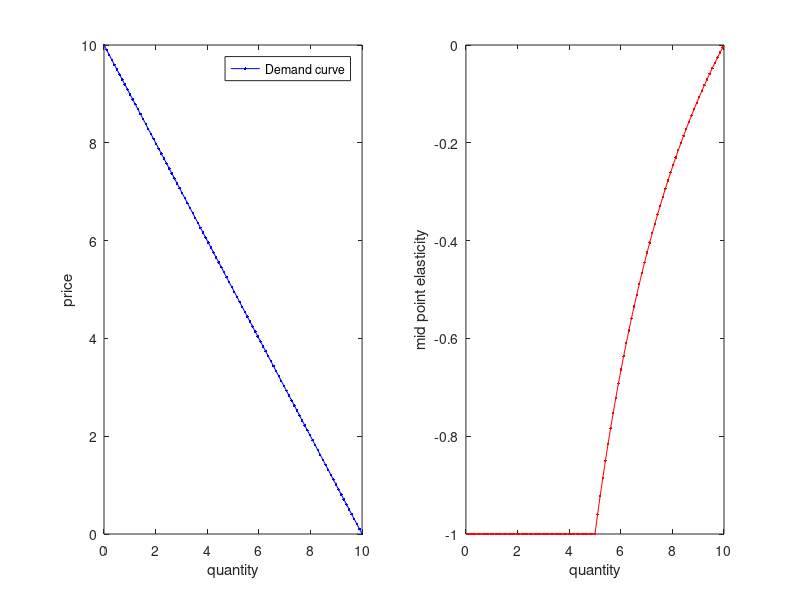

The MATLAB script that drew this image:
clc;clear;close all

q = linspace(0,10,100);
P = 10-q;

qmid = diff(q)/2+q(1:end-1);
Pmid = diff(P)/2+P(1:end-1);
Emid = (diff(q)./qmid)./(diff(P)./Pmid);
Emid(Emid<=-1) = -1;
subplot(1,2,1);
plot(q,P,'Color','b','Marker','.');
xlabel('quantity');
ylabel('price');
legend('Demand curve');

subplot(1,2,2);
plot(qmid,Emid,'Color','r','Marker','.');
xlabel('quantity');
ylabel('mid point elasticity');
